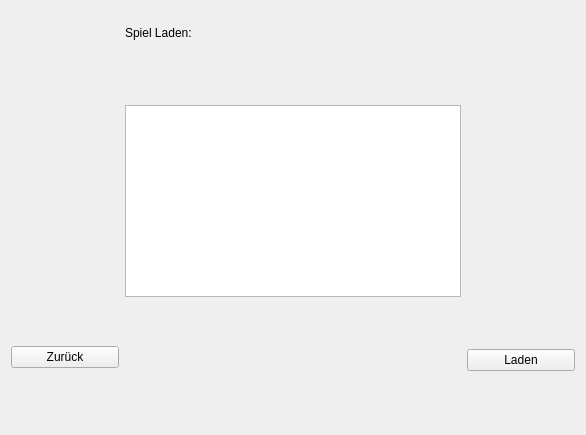
<?xml version="1.0" encoding="UTF-8"?>
<ui version="4.0">
 <class>SpielLaden</class>
 <widget class="QWidget" name="SpielLaden">
  <property name="geometry">
   <rect>
    <x>0</x>
    <y>0</y>
    <width>586</width>
    <height>435</height>
   </rect>
  </property>
  <property name="windowTitle">
   <string>Form</string>
  </property>
  <layout class="QGridLayout" name="gridLayout">
   <item row="0" column="1">
    <widget class="QLabel" name="label">
     <property name="text">
      <string>Spiel Laden:</string>
     </property>
    </widget>
   </item>
   <item row="0" column="2">
    <spacer name="verticalSpacer_3">
     <property name="orientation">
      <enum>Qt::Vertical</enum>
     </property>
     <property name="sizeHint" stdset="0">
      <size>
       <width>20</width>
       <height>38</height>
      </size>
     </property>
    </spacer>
   </item>
   <item row="1" column="2">
    <spacer name="verticalSpacer_2">
     <property name="orientation">
      <enum>Qt::Vertical</enum>
     </property>
     <property name="sizeHint" stdset="0">
      <size>
       <width>20</width>
       <height>38</height>
      </size>
     </property>
    </spacer>
   </item>
   <item row="2" column="1" colspan="3">
    <widget class="QListWidget" name="listWidget"/>
   </item>
   <item row="3" column="1" colspan="2">
    <spacer name="verticalSpacer">
     <property name="orientation">
      <enum>Qt::Vertical</enum>
     </property>
     <property name="sizeHint" stdset="0">
      <size>
       <width>20</width>
       <height>38</height>
      </size>
     </property>
    </spacer>
   </item>
   <item row="4" column="0">
    <widget class="QPushButton" name="backButton">
     <property name="text">
      <string>Zurück</string>
     </property>
    </widget>
   </item>
   <item row="4" column="1" colspan="2">
    <spacer name="horizontalSpacer">
     <property name="orientation">
      <enum>Qt::Horizontal</enum>
     </property>
     <property name="sizeHint" stdset="0">
      <size>
       <width>220</width>
       <height>20</height>
      </size>
     </property>
    </spacer>
   </item>
   <item row="4" column="4" rowspan="2">
    <widget class="QPushButton" name="loadButton">
     <property name="text">
      <string>Laden</string>
     </property>
    </widget>
   </item>
   <item row="5" column="0" rowspan="2">
    <spacer name="verticalSpacer_4">
     <property name="orientation">
      <enum>Qt::Vertical</enum>
     </property>
     <property name="sizeHint" stdset="0">
      <size>
       <width>20</width>
       <height>44</height>
      </size>
     </property>
    </spacer>
   </item>
   <item row="5" column="1" rowspan="2" colspan="2">
    <spacer name="verticalSpacer_5">
     <property name="orientation">
      <enum>Qt::Vertical</enum>
     </property>
     <property name="sizeHint" stdset="0">
      <size>
       <width>20</width>
       <height>44</height>
      </size>
     </property>
    </spacer>
   </item>
   <item row="6" column="4">
    <spacer name="verticalSpacer_6">
     <property name="orientation">
      <enum>Qt::Vertical</enum>
     </property>
     <property name="sizeHint" stdset="0">
      <size>
       <width>20</width>
       <height>38</height>
      </size>
     </property>
    </spacer>
   </item>
  </layout>
 </widget>
 <resources/>
 <connections/>
</ui>
